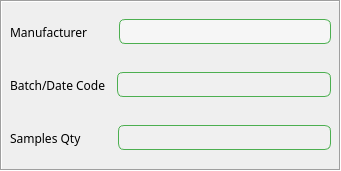
    <widget class="QFrame" name="frame_2">
     <property name="geometry">
      <rect>
       <x>380</x>
       <y>20</y>
       <width>341</width>
       <height>171</height>
      </rect>
     </property>
     <property name="frameShape">
      <enum>QFrame::Shape::Box</enum>
     </property>
     <property name="frameShadow">
      <enum>QFrame::Shadow::Sunken</enum>
     </property>
     <widget class="QWidget" name="verticalLayoutWidget_3">
      <property name="geometry">
       <rect>
        <x>0</x>
        <y>0</y>
        <width>341</width>
        <height>171</height>
       </rect>
      </property>
      <layout class="QVBoxLayout" name="verticalLayout_5">
       <property name="leftMargin">
        <number>5</number>
       </property>
       <property name="topMargin">
        <number>5</number>
       </property>
       <property name="rightMargin">
        <number>5</number>
       </property>
       <property name="bottomMargin">
        <number>5</number>
       </property>
       <item>
        <layout class="QHBoxLayout" name="horizontalLayout_Manufacturer">
         <property name="leftMargin">
          <number>5</number>
         </property>
         <property name="topMargin">
          <number>5</number>
         </property>
         <property name="rightMargin">
          <number>5</number>
         </property>
         <property name="bottomMargin">
          <number>5</number>
         </property>
         <item>
          <widget class="QLabel" name="label_Manufacturer">
           <property name="sizePolicy">
            <sizepolicy hsizetype="Fixed" vsizetype="Preferred">
             <horstretch>0</horstretch>
             <verstretch>0</verstretch>
            </sizepolicy>
           </property>
           <property name="font">
            <font>
             <family>Microsoft JhengHei</family>
             <pointsize>9</pointsize>
             <fontweight>Medium</fontweight>
            </font>
           </property>
           <property name="text">
            <string>Manufacturer</string>
           </property>
          </widget>
         </item>
         <item>
          <spacer name="horizontalSpacer_3">
           <property name="orientation">
            <enum>Qt::Orientation::Horizontal</enum>
           </property>
           <property name="sizeType">
            <enum>QSizePolicy::Policy::Fixed</enum>
           </property>
           <property name="sizeHint" stdset="0">
            <size>
             <width>25</width>
             <height>30</height>
            </size>
           </property>
          </spacer>
         </item>
         <item>
          <widget class="QComboBox" name="comboBox_Manufacturer">
           <property name="font">
            <font>
             <family>Microsoft JhengHei</family>
             <pointsize>9</pointsize>
             <bold>false</bold>
            </font>
           </property>
           <property name="cursor">
            <cursorShape>PointingHandCursor</cursorShape>
           </property>
           <property name="focusPolicy">
            <enum>Qt::FocusPolicy::NoFocus</enum>
           </property>
           <property name="styleSheet">
            <string notr="true">/* 1) 外框圆角 */
QComboBox {
    border: 1px solid #4CAF50;
    border-radius: 6px;
    padding: 2px 28px 2px 8px;   /* 右侧预留给箭头 */
    background: #F6F6F6;
}

/* 2) 右侧按钮区去掉方框，只保留圆角过渡 */
QComboBox::drop-down {
    subcontrol-origin: padding;
    subcontrol-position: top right;
    width: 22px;
    border: none;
    background: transparent;
    border-top-right-radius: 6px;
    border-bottom-right-radius: 6px;
}

/* 3) 指定自定义小三角 */
QComboBox::down-arrow {
    image: url(:/icons/chevron-down.svg);
    width: 12px;
    height: 12px;
    margin-right: 4px; /* 让它别贴边，可按需调 */
}

/* （可选）下拉展开时用向上三角 */
QComboBox::down-arrow:on {
    image: url(:/icons/chevron-up.svg);
}
</string>
           </property>
           <property name="editable">
            <bool>false</bool>
           </property>
          </widget>
         </item>
        </layout>
       </item>
       <item>
        <layout class="QHBoxLayout" name="horizontalLayout_BatchDateCode">
         <property name="leftMargin">
          <number>5</number>
         </property>
         <property name="topMargin">
          <number>5</number>
         </property>
         <property name="rightMargin">
          <number>5</number>
         </property>
         <property name="bottomMargin">
          <number>5</number>
         </property>
         <item>
          <widget class="QLabel" name="label_BatchDateCode">
           <property name="sizePolicy">
            <sizepolicy hsizetype="Fixed" vsizetype="Preferred">
             <horstretch>0</horstretch>
             <verstretch>0</verstretch>
            </sizepolicy>
           </property>
           <property name="font">
            <font>
             <family>Microsoft JhengHei</family>
             <pointsize>9</pointsize>
             <fontweight>Medium</fontweight>
            </font>
           </property>
           <property name="text">
            <string>Batch/Date Code</string>
           </property>
          </widget>
         </item>
         <item>
          <spacer name="horizontalSpacer_4">
           <property name="orientation">
            <enum>Qt::Orientation::Horizontal</enum>
           </property>
           <property name="sizeType">
            <enum>QSizePolicy::Policy::Fixed</enum>
           </property>
           <property name="sizeHint" stdset="0">
            <size>
             <width>5</width>
             <height>30</height>
            </size>
           </property>
          </spacer>
         </item>
         <item>
          <widget class="QLineEdit" name="lineEdit_BatchDateCode">
           <property name="font">
            <font>
             <family>Microsoft JhengHei</family>
             <pointsize>9</pointsize>
             <bold>false</bold>
            </font>
           </property>
           <property name="focusPolicy">
            <enum>Qt::FocusPolicy::ClickFocus</enum>
           </property>
           <property name="styleSheet">
            <string notr="true">QLineEdit {
    border: 1px solid #4CAF50;   /* 绿色边框 */
    border-radius: 6px;          /* 圆角半径 */
    padding: 2px 6px;            /* 内边距，让文字不贴边 */
    background-color: #F0F0F0;   /* 背景颜色 */
}
</string>
           </property>
           <property name="inputMethodHints">
            <set>Qt::InputMethodHint::ImhHiddenText</set>
           </property>
           <property name="alignment">
            <set>Qt::AlignmentFlag::AlignLeading|Qt::AlignmentFlag::AlignLeft|Qt::AlignmentFlag::AlignVCenter</set>
           </property>
          </widget>
         </item>
        </layout>
       </item>
       <item>
        <layout class="QHBoxLayout" name="horizontalLayout_SamplesQty">
         <property name="leftMargin">
          <number>5</number>
         </property>
         <property name="topMargin">
          <number>5</number>
         </property>
         <property name="rightMargin">
          <number>5</number>
         </property>
         <property name="bottomMargin">
          <number>5</number>
         </property>
         <item>
          <widget class="QLabel" name="label_SamplesQty">
           <property name="sizePolicy">
            <sizepolicy hsizetype="Fixed" vsizetype="Preferred">
             <horstretch>0</horstretch>
             <verstretch>0</verstretch>
            </sizepolicy>
           </property>
           <property name="font">
            <font>
             <family>Microsoft JhengHei</family>
             <pointsize>9</pointsize>
             <fontweight>Medium</fontweight>
            </font>
           </property>
           <property name="text">
            <string>Samples Qty</string>
           </property>
          </widget>
         </item>
         <item>
          <spacer name="horizontalSpacer_5">
           <property name="orientation">
            <enum>Qt::Orientation::Horizontal</enum>
           </property>
           <property name="sizeType">
            <enum>QSizePolicy::Policy::Fixed</enum>
           </property>
           <property name="sizeHint" stdset="0">
            <size>
             <width>30</width>
             <height>30</height>
            </size>
           </property>
          </spacer>
         </item>
         <item>
          <widget class="QLineEdit" name="lineEdit_SamplesQty">
           <property name="font">
            <font>
             <family>Microsoft JhengHei</family>
             <pointsize>9</pointsize>
             <bold>false</bold>
            </font>
           </property>
           <property name="focusPolicy">
            <enum>Qt::FocusPolicy::ClickFocus</enum>
           </property>
           <property name="styleSheet">
            <string notr="true">QLineEdit {
    border: 1px solid #4CAF50;   /* 绿色边框 */
    border-radius: 6px;          /* 圆角半径 */
    padding: 2px 6px;            /* 内边距，让文字不贴边 */
    background-color: #F0F0F0;   /* 背景颜色 */
}
</string>
           </property>
           <property name="inputMethodHints">
            <set>Qt::InputMethodHint::ImhHiddenText</set>
           </property>
           <property name="alignment">
            <set>Qt::AlignmentFlag::AlignLeading|Qt::AlignmentFlag::AlignLeft|Qt::AlignmentFlag::AlignVCenter</set>
           </property>
          </widget>
         </item>
        </layout>
       </item>
      </layout>
     </widget>
    </widget>
